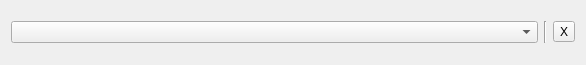
<?xml version="1.0" encoding="UTF-8"?>
<ui version="4.0">
 <class>SpectrumEditorCustomItem</class>
 <widget class="QWidget" name="SpectrumEditorCustomItem">
  <property name="geometry">
   <rect>
    <x>0</x>
    <y>0</y>
    <width>586</width>
    <height>65</height>
   </rect>
  </property>
  <property name="windowTitle">
   <string>Form</string>
  </property>
  <layout class="QGridLayout" name="gridLayout">
   <item row="0" column="0">
    <widget class="QComboBox" name="comboFunction"/>
   </item>
   <item row="0" column="1">
    <widget class="Line" name="line">
     <property name="orientation">
      <enum>Qt::Vertical</enum>
     </property>
    </widget>
   </item>
   <item row="0" column="2">
    <widget class="QToolButton" name="toolButton">
     <property name="text">
      <string>X</string>
     </property>
    </widget>
   </item>
  </layout>
 </widget>
 <resources/>
 <connections/>
</ui>
